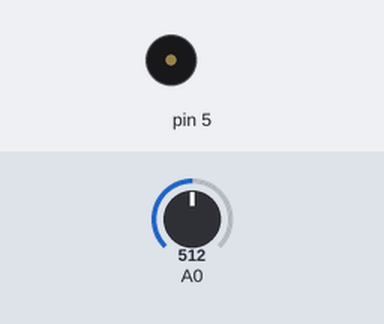
The sketch below on a simulated Arduino Uno, built with avr-gcc and run on an emulated ATmega328P. Shown: buzzer (waves = sounding). The test bench sets the inputs (shaded band); at power-on: A0 = 512.

Above: at 1.8 s.
1.9 s: A0 set to 524
At 2.8 s:
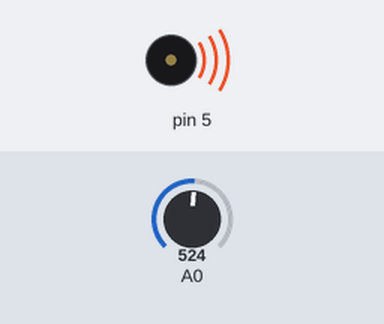
6.0 s: A0 set to 511
At 7.1 s:
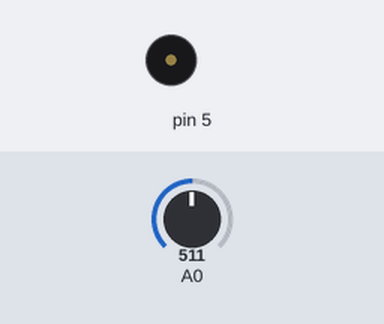
7.5 s: A0 set to 716
At 11.4 s:
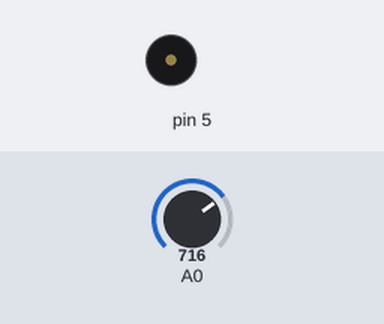
11.6 s: A0 set to 306
At 12.5 s:
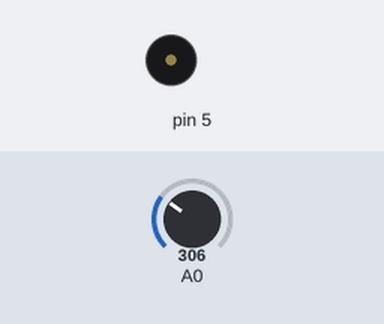
Timing chart, 0 to 14.1 s (numbered marks = the images above; inputs shaded):
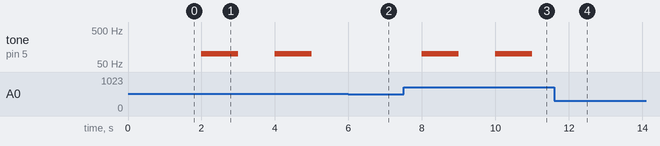

The sketch:

2019R1AProb2.ino
```cpp
void setup() {
  pinMode(A0,INPUT);
  pinMode(5, OUTPUT);
}

void loop() {
  bipOverFifty();
  delay(1000);
}

int readTemperature(){
  int x = analogRead(A0);
  float voltage = x * 0.0049; //(5V / 1024 units)
  float temp = (voltage - 2) / 0.01; //(voltage / (voltage per degrees))
  return (int) temp;
}

void bipOverFifty(){
  int temp = readTemperature();
  if (temp > 50){
    tone(5, 100, 500);
    delay(500);
    tone(5, 100, 500);
    delay(500);
    noTone(5);
  }
}
```

Measured:
- the behaviour switches between 512 and 513 on A0 (found by bisection; images 0 and 1)
- after the input at 1.9 s, tone on pin 5: alternates 100 Hz for 1.0 s and silent for 1.0 s, starting after 0.10 s
- after the input at 6.0 s, tone on pin 5: stays silent (without the input it goes to 100 Hz after 0.00 s)
- after the input at 7.5 s, tone on pin 5: alternates 100 Hz for 1.0 s and silent for 1.0 s, starting after 0.50 s
- after the input at 11.6 s, tone on pin 5: stays silent (without the input it goes to 100 Hz after 0.40 s)
